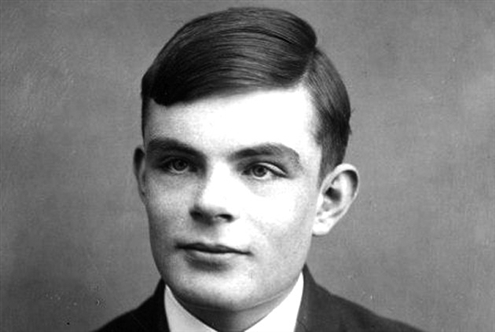
#> input picture uling.png, 495 x 332 px, found by its file name
$ jupyter execute '维纳滤波实验.ipynb'
#> lines starting #> are read from the running program, lines starting #| are printed output that depends on the picture; long printed decimals are rounded
[cell 1]
import cv2
import numpy as np

# 读入图像
img = cv2.imread("D:/Game/upian/uling.png", cv2.IMREAD_GRAYSCALE)
#> img is the input picture: shape (332, 495); min 0, max 255, mean 127.8
cv2.imshow("Original Image", img)
# 生成高斯噪声
def generate_noise(img_size, sigma):
    noise = np.zeros(img_size, np.float32)
    for i in range(img_size[0]):
        for j in range(img_size[1]):
            u1 = np.random.rand()
            u2 = np.random.rand()
            z1 = np.sqrt(-2 * np.log(u1)) * np.cos(2 * np.pi * u2)
            noise[i, j] = sigma * z1
    return noise

# 加入高斯噪声
img_size = img.shape
#> img_size = (332, 495)
noise_sigma_20 = generate_noise(img_size, 20)
#> after the loop in generate_noise, `for i in range(img_size[0]):`:
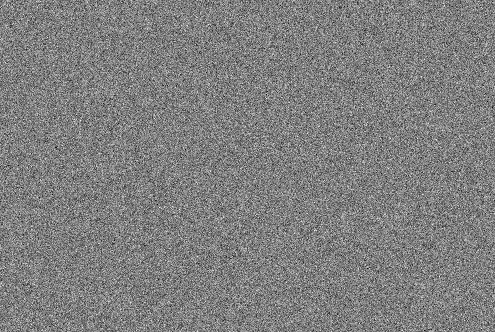
#> noise: shape (332, 495) float32; min -83.56, max 83.42, mean 0.1; drawn with min black and max white
noise_sigma_40 = generate_noise(img_size, 40)
#> call 2 of generate_noise, with img_size = (332, 495), sigma = 40
#> after the loop in generate_noise (call 2), `for i in range(img_size[0]):`:
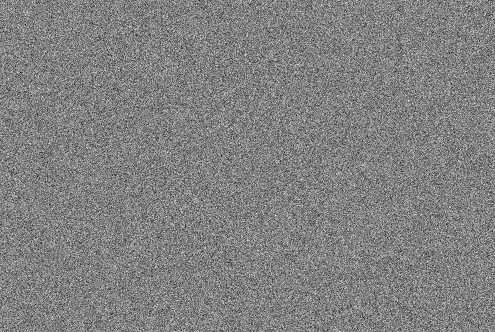
#> noise: shape (332, 495) float32; min -183, max 177.5, mean 0.1; drawn with min black and max white
img_noise_sigma_20 = img.astype(np.float32) + noise_sigma_20
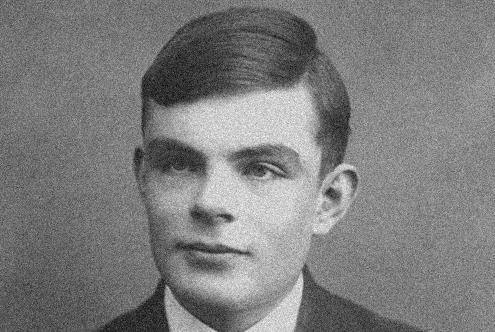
#> img_noise_sigma_20: shape (332, 495) float32; min -69.45, max 330.8, mean 127.9; drawn with min black and max white
img_noise_sigma_40 = img.astype(np.float32) + noise_sigma_40
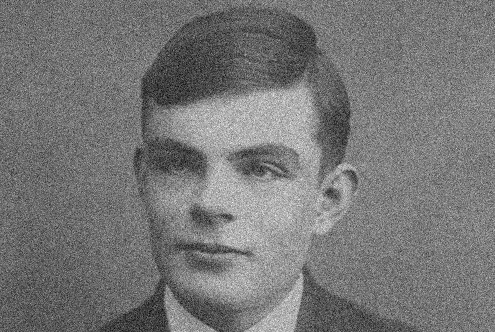
#> img_noise_sigma_40: shape (332, 495) float32; min -134.8, max 427.9, mean 127.9; drawn with min black and max white
cv2.imshow("Noisy Image (20dB)", np.uint8(img_noise_sigma_20))
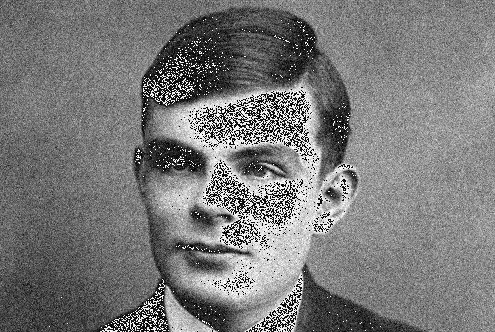
#> window 'Noisy Image (20dB)': shape (332, 495); min 0, max 255, mean 121.5
cv2.imshow("Noisy Image (10dB)", np.uint8(img_noise_sigma_40))
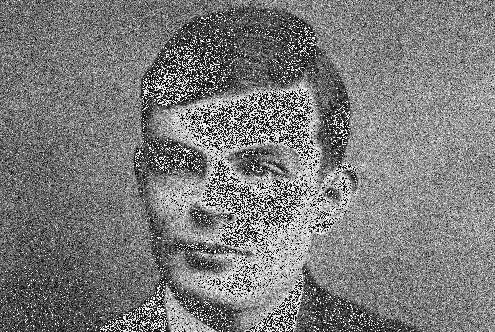
#> window 'Noisy Image (10dB)': shape (332, 495); min 0, max 255, mean 123.1
# 维纳滤波
def wiener_filter(img_noise, psf, K):
    H = np.fft.fft2(psf, img_noise.shape)
    H_conj = np.conj(H)
    SNR = K
    if K == None:
        SNR = 0
        v_noise = np.var(img_noise)
#> v_noise = 3481.3
        v_signal = np.var(img)
#> v_signal = 3073.2
        SNR = v_signal / v_noise
#> SNR = 0.883
    F = np.fft.fft2(img_noise)
    H_abs_squared = np.square(np.abs(H))
    G_hat = (H_conj / (H_abs_squared + SNR)) * F
    g_hat = np.real(np.fft.ifft2(G_hat))
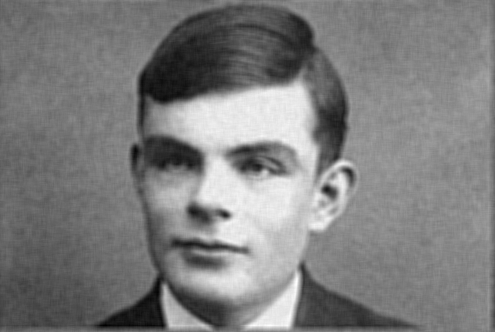
#> g_hat: shape (332, 495) float64; min -12.64, max 150.2, mean 67.9; drawn with min black and max white
    return g_hat
    # 评价指标：PSNR
def psnr(img1, img2):
    mse = np.mean((img1 - img2) ** 2)
    pixel_max = 255.0
    return 20 * np.log10(pixel_max / np.sqrt(mse))

# 维纳滤波，信噪比未知
psf = np.ones((7, 7)) / 49
img_restore_sigma_20 = wiener_filter(img_noise_sigma_20, psf, None)
img_restore_sigma_40 = wiener_filter(img_noise_sigma_40, psf, None)
cv2.imshow("Restored Image (Wiener, unknown SNR, 20dB)", np.uint8(img_restore_sigma_20))
cv2.imshow("Restored Image (Wiener, unknown SNR, 10dB)", np.uint8(img_restore_sigma_40))
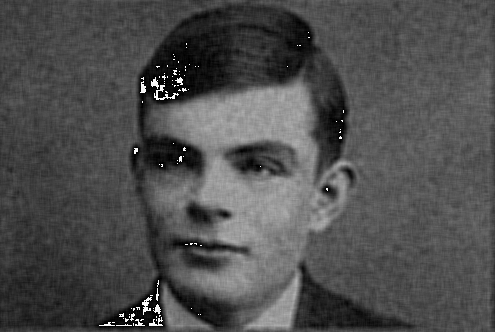
#> window 'Restored Image (Wiener, unknow': shape (332, 495); min 0, max 255, mean 78.1
print("PSNR (Wiener, unknown SNR, 20dB): ", psnr(img, img_restore_sigma_20))
#> in psnr, `mse = np.mean((img1 - img2) ** 2)`: mse = 4489.3
#| PSNR (Wiener, unknown SNR, 20dB):  11.609
print("PSNR (Wiener, unknown SNR, 10dB): ", psnr(img, img_restore_sigma_40))
#| PSNR (Wiener, unknown SNR, 10dB):  12.931

# 维纳滤波，信噪比已知
psf = np.ones((5, 5)) / 25
img_restore_sigma_20_known = wiener_filter(img_noise_sigma_20, psf, 100)
img_restore_sigma_40_known = wiener_filter(img_noise_sigma_40, psf, 10)
cv2.imshow("Restored Image (Wiener, known SNR, 20dB)", np.uint8(img_restore_sigma_20_known))
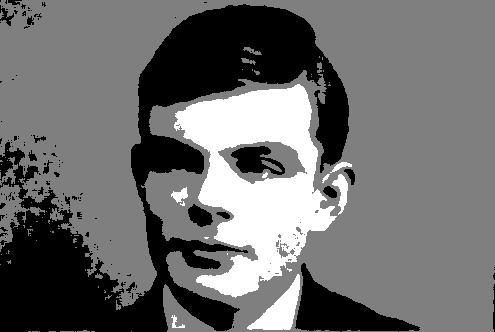
#> window 'Restored Image (Wiener, known ': shape (332, 495); min 0, max 2, mean 0.862; drawn with min black and max white
cv2.imshow("Restored Image (Wiener, known SNR, 10dB)", np.uint8(img_restore_sigma_40_known))
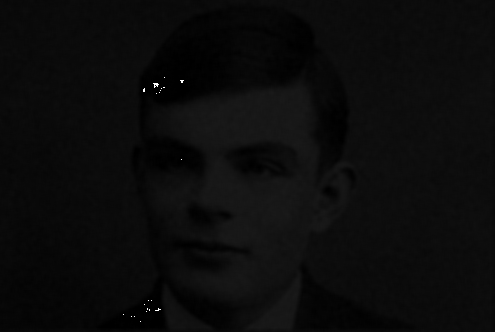
#> window 'Restored Image (Wiener, known ': shape (332, 495); min 0, max 255, mean 11.2
print("PSNR (Wiener, known SNR, 20dB): ", psnr(img, img_restore_sigma_20_known))
#| PSNR (Wiener, known SNR, 20dB):  5.335
print("PSNR (Wiener, known SNR, 10dB): ", psnr(img, img_restore_sigma_40_known))
#| PSNR (Wiener, known SNR, 10dB):  6.070

cv2.waitKey(0)
cv2.destroyAllWindows()
